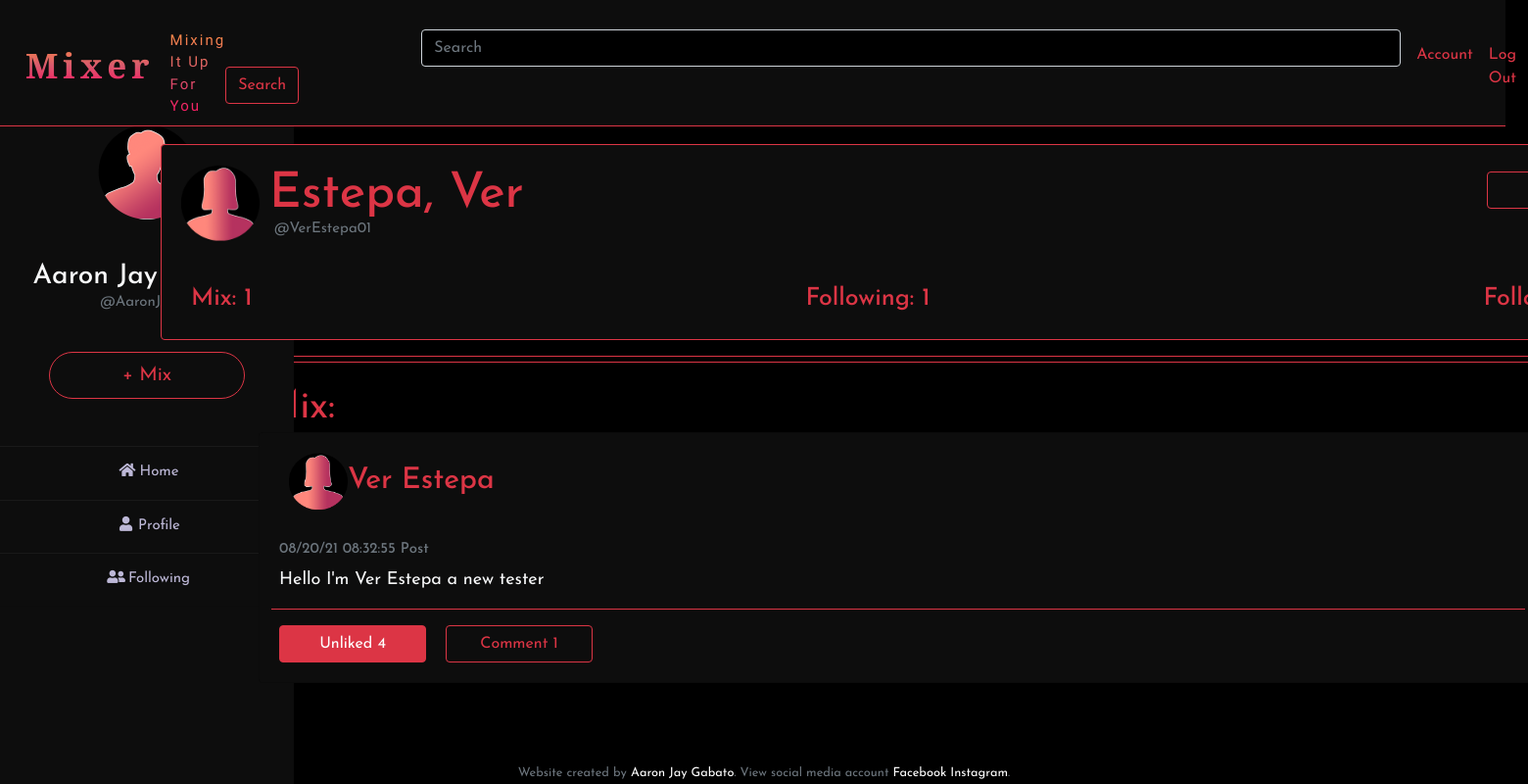
Screenshot of /friends_profile/2 (signed in) with the database file from the repository.
### tables this page shows
CREATE TABLE users (id INTEGER, 
    username TEXT NOT NULL, 
    password TEXT NOT NULL, 
    firstName TEXT NOT NULL, 
    lastName TEXT NOT NULL, gender TEXT, profile INTEGER, 'full_name' text, 
    PRIMARY KEY(id));

CREATE TABLE 'post' (
    id INTEGER,
    user_id INTEGER,
    name TEXT NOT NULL,
    content TEXT NOT NULL,
    time TEXT NOT NULL, 
    date TEXT NOT NULL, profile INTEGER, 'action' text, 'react_count' INTEGER NOT NULL DEFAULT 0, 'comment_count' INTEGER NOT NULL DEFAULT 0,
    PRIMARY KEY (id)
);

### app.py (the view)
@app.route("/friends_profile/<int:id>")
@login_required
def friends_profile(id):
    if id == session["user_id"]:
        return redirect("/profile")
    users = db.execute("SELECT * from users WHERE id = ?", session["user_id"])
    Myfollowing = db.execute("SELECT * from follower WHERE user_id = ?",session["user_id"])
    user_following = []
    for Myfollowings in Myfollowing:
        if Myfollowings["follower_id"] not in user_following:
            user_following.append(Myfollowings["follower_id"])
    friends = db.execute("SELECT * from users WHERE id = ?",id)
    post = db.execute("SELECT * FROM post WHERE user_id=? ORDER BY date DESC, time DESC", id)
    hpostCount = db.execute("SELECT COUNT(*) FROM post WHERE user_id=? ORDER BY date DESC, time DESC", id)
    postCount = (int(hpostCount[0]["COUNT(*)"]))
    following = db.execute("SELECT * from follower WHERE user_id = ?",id)
    hfollowingCount = db.execute("SELECT COUNT(*) from follower WHERE user_id = ?",id)
    followingCount = (int(hfollowingCount[0]["COUNT(*)"]))
    followers = db.execute("SELECT * from follower WHERE follower_id = ?",id)
    hfollowersCount = db.execute("SELECT COUNT(*) from follower WHERE follower_id = ?",id)
    followersCount = (int(hfollowersCount[0]["COUNT(*)"]))
    Myreact = db.execute("SELECT * from react WHERE user_id = ?",session["user_id"])
    react_id = []
    likeCount = 0
    for Myreacts in Myreact:
        if Myreacts["post_id"] not in react_id:
            react_id.append(Myreacts["post_id"])
    return render_template("friends_profile.html", user=users, friends=friends, post=post,
                            postCount=postCount, following=following, followingCount=followingCount,
                            followers=followers, followersCount=followersCount, user_following=user_following,
                            react_id=react_id)

### app.py (called while the page is built)
@app.after_request
def after_request(response):
    response.headers["Cache-Control"] = "no-cache, no-store, must-revalidate"
    response.headers["Expires"] = 0
    response.headers["Pragma"] = "no-cache"
    return response

### helpers.py (called while the page is built)
def login_required(f):
    @wraps(f)
    def decorated_function(*args, **kwargs):
        if session.get("user_id") is None:
            return redirect("/login")
        return f(*args, **kwargs)
    return decorated_function

### templates/friends_profile.html (shortened to what this page needs)
{% extends "layout.html" %}
{% block image %}
    {% for users in user %}
        <img src="/static/avatar/{{users.profile}}.png" style="width: 100px; margin-left: 100px; margin-bottom: 40px;">
    {% endfor %}
{% endblock %}
{% block push %}
    <a href="/mix"><button type="button" class="btn btn-outline-danger btn-lg text-center" style="font-size: 20px; width: 200px; border-radius: 30px; z-index: 1;">+ Mix</button></a>
{% endblock %}
{% block name %}
    {% for users in user %}
        {{ users.firstName }} {{ users.lastName }}
        <br>
        <div class="small text-center text-muted" style="font-size: 15px;">@{{users.username}}</div>
        <br>
    {% endfor %}
{% endblock %}
{% block search %}
    <form class="form-inline my-2 my-lg-0" action="/search" method="post">
        <input autocomplete="off" class="form-control mr-sm-2 text-danger" name="search" type="search" placeholder="Search" aria-label="Search" style="width: 1000px; margin-left: 200px;">
        <button class="btn btn-outline-danger my-2 my-sm-0" type="submit">Search</button>
    </form>
{% endblock %}
{% block page %}
    {% for friend in friends %}
        <div class="card border-danger" style="width: 1545px; height: 200px; margin-left: -200px; margin-top: -30px; z-index: 0;">
            <div class="card-body">
                <img src="/static/avatar/{{ friend.profile }}.png" style="width: 80px; display: inline;"><h5 class="card-title text-danger" style="font-size: 50px; margin: 10px; display: inline;">{{ friend.lastName }}, {{ friend.firstName}} </h5>
                <div class="small text-left text-muted" style="font-size: 15px; margin-left: 95px; margin-top: -25px;">@{{friend.username}}</div>
                    {% if friend.id in user_following %}
                        <form action="/unfollow/{{friend.id}}" method="get">
                            <button type="submit" class="btn btn-outline-danger" style="float:right; width:150px; margin-top: -70px; margin-right: 20px;">Unfollow</button>
                        </form>
                    {% else %}
                        <form action="/follow/{{friend.id}}" method="get">
                            <button type="submit" class="btn btn-outline-danger" style="float:right; width:150px; margin-top: -70px; margin-right: 20px;">Follow</button>
                        </form>
                    {% endif %}
            </div>
            <div class="card-body">
               <h5 class="card-title text-danger text-left" style="font-size: 25px; margin: 10px; display: inline;">Mix: {{ postCount }}</h5>
               <a href="/userfollower/{{friend.id}}"><h5 class="card-title text-danger" style="font-size: 25px; margin: 10px; margin-left: 550px; display: inline;">Following: {{ followingCount }}</h5></a>
               <a href="/userfollowing/{{friend.id}}"><h5 class="card-title text-danger" style="font-size: 25px; margin: 10px; margin-left: 550px; display: inline;">Followers: {{ followersCount }}</h5></a>
            </div>
        </div>
        {% endfor %}
        <hr class="border-danger" style="margin-left: -200px; width: 1550px; margin-bottom: 1px; ">
    <hr class="border-danger" style="margin-left: -200px; width: 1550px; margin-top: 5px; ">
    <div for="post" class="text-danger" style="font-size: 40px; margin-left: -95px; margin-bottom: -5px;">Mix:</div>
    {% for posts in post %}
        <div class="card" style="width: 1300px; margin-left: -100px; z-index: 0;">
          <div class="card-body" >
              <h5 class="card-title text-danger" style="font-size: 30px; margin-left: 10px;"> <img src="/static/avatar/{{ posts.profile }}.png" style="width: 60px;">{{ posts.name }}</h5>
              <br>
              <h6 class="card-subtitle mb-2 text-muted text-danger" style="font-size: 15px;">{{ posts.date }} {{ posts.time }} {{ posts.action }}</h6>
              <p class="card-text text-light" style="font-size: 18px;">{{ posts.content }}</p>
                <hr class="border-danger" style="width: 1280px; margin-left: -8px; ">
                {% if posts.id in react_id %}
                    <form action="/unliked/{{posts.id}}" method="get">
                        <button name="friends" value="{{posts.user_id}}" type="submit" class="btn-danger btn" style="float:left; width:150px; margin-right: 20px;">Unliked {{posts.react_count}}</button>
                    </form>
              {% else %}
                    <form action="/like/{{posts.id}}" method="get">
                        <button name="friends" value="{{posts.user_id}}" type="submit" class="btn btn-outline-danger" style="float:left; width:150px; margin-right: 20px;">Like {{posts.react_count}}</button>
                    </form>
              {% endif %}
              <form action="/comment/{{ posts.id }}">
                  <button type="submit" class="btn btn-outline-danger" style="width:150px;">Comment {{ posts.comment_count }}</button>
              </form>
          </div>
        </div>
        <br>
    {% endfor %}
{% endblock %}
{% block footer %}
    Website created by <a href="http://aaronjay.ml">Aaron Jay Gabato</a>. View social media account <a href="https://www.facebook.com/gabato.aaron30">Facebook</a> <a href="https://www.instagram.com/aaaaarondalla/">Instagram</a>.
{% endblock %}

### static/styles.css (style rules this page uses)
.form-control:valid { background-color: black!important; }
a { color: white; }
.dark { background: black; }
.card { background: #0d0d0d; margin: 0 auto; float: none; margin-bottom: 10px; }
* { margin: 0; padding: 0; list-style: none; text-decoration: none; font-family: 'Josefin Sans', sans-serif; }

### rows the page displays
users: firstName "Aaron Jay", username "AaronJay30"
users: lastName "Estepa", firstName "Ver", username "VerEstepa01", postCount "1", followingCount "1"
post: name "Ver Estepa", date "08/20/21", time "08:32:55", action "Post", content "Hello I'm Ver Estepa a new tester", {{ posts.user_id }} 2 (drawn), react_count "4", comment_count "1"
